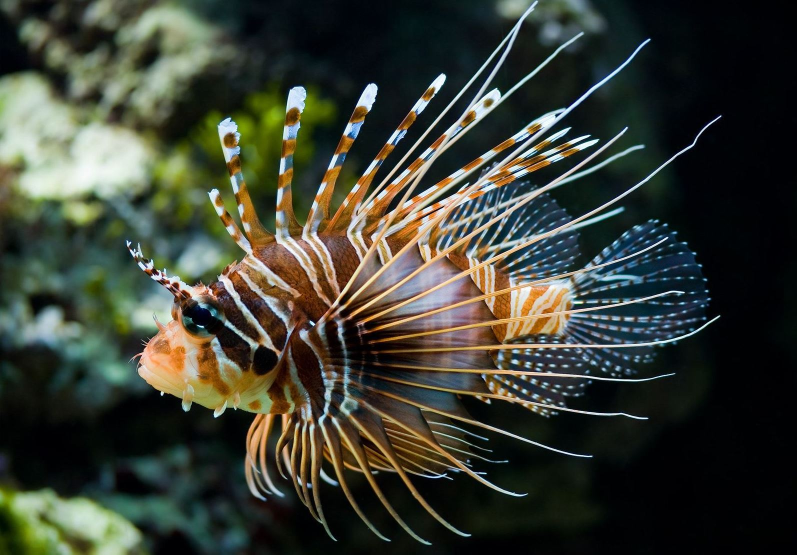
%> input picture Lab01_Option01/resources/Pic_12_1.jpg, 1594 x 1109 px (shown at 1/2 size)
$ octave Task02.m   (GNU Octave 9; MATLAB toolbox functions it lacks are replaced by stand-ins)
%> lines starting %> are read from the running program, lines starting %| are printed output that depends on the picture
% INPUT IMAGE
imgA = imread('resources/Pic_12_1.jpg');
%> imgA is the input picture: size 1109x1594x3 uint8; mean R, G, B 59.2, 63, 52.2
imshow(imgA); title('Original Image 1'); pause;

imgB = imread('resources/Pic_12_2.jpg');
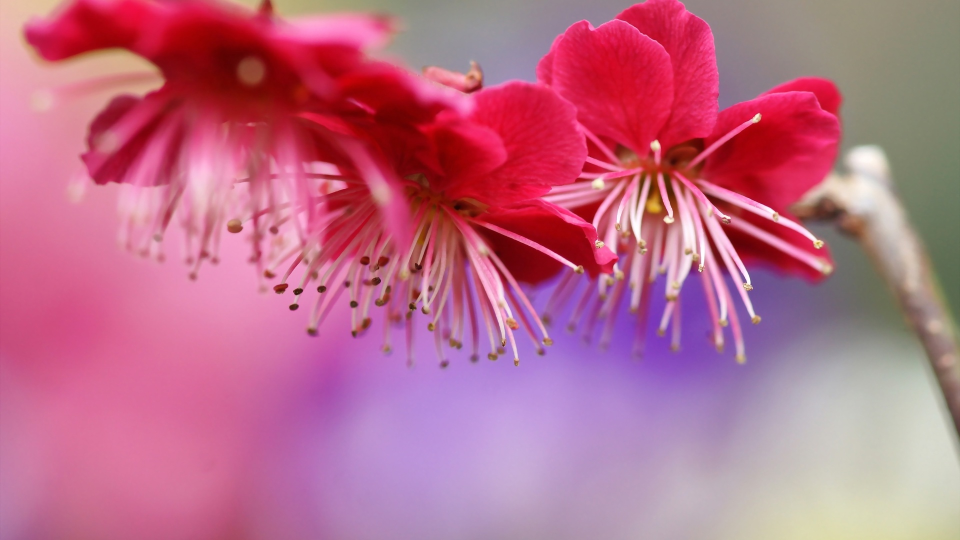
%> input picture Lab01_Option01/resources/Pic_12_2.jpg, 1920 x 1080 px (shown at 1/2 size)
%> imgB is the input picture: size 1080x1920x3 uint8; mean R, G, B 187, 107.9, 136.9
imshow(imgB); title('Original Image 2'); pause;

% COMPOSITE IMAGE
imgSize = [800 1200];
brightA = 0.5;

imgA = imresize(imgA, imgSize);
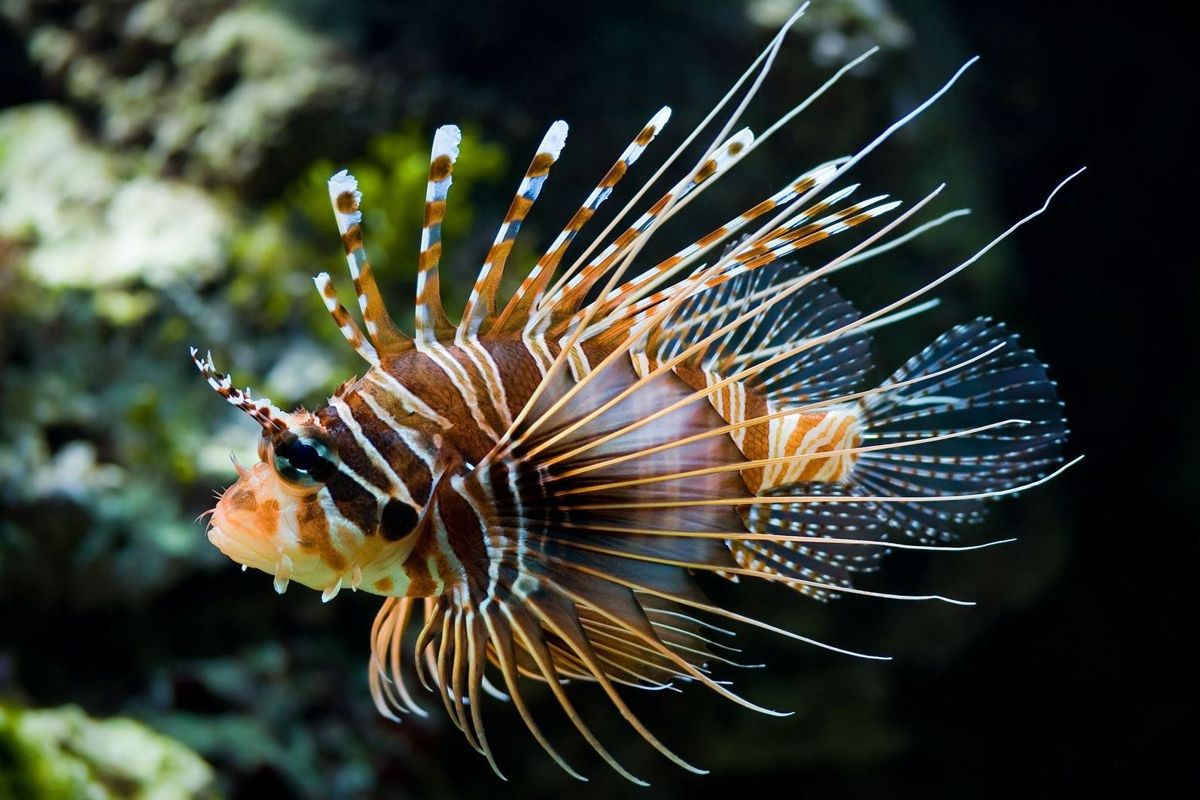
%> imgA: size 800x1200x3 uint8; mean R, G, B 59.2, 63, 52.2
imgB = imresize(imgB, imgSize);
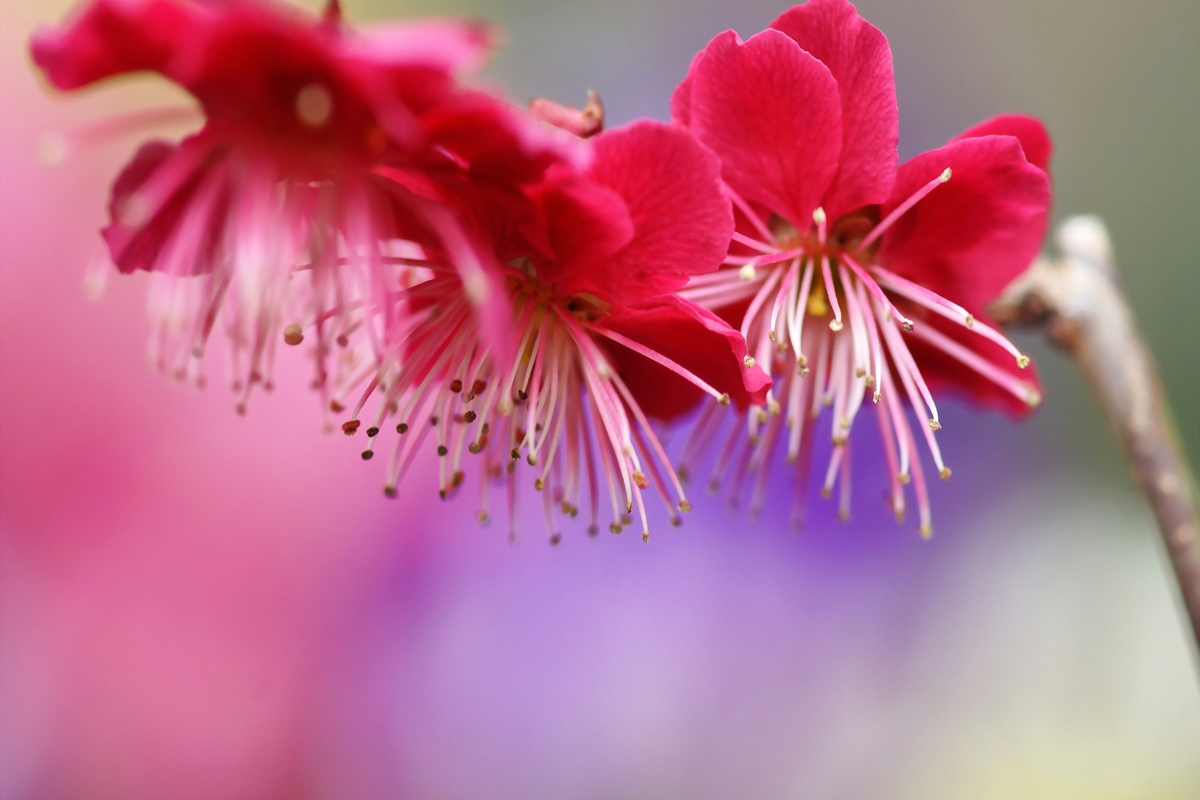
%> imgB: size 800x1200x3 uint8; mean R, G, B 187, 107.9, 136.9
imgComposite = (imgA*brightA)+(imgB*(1-brightA));
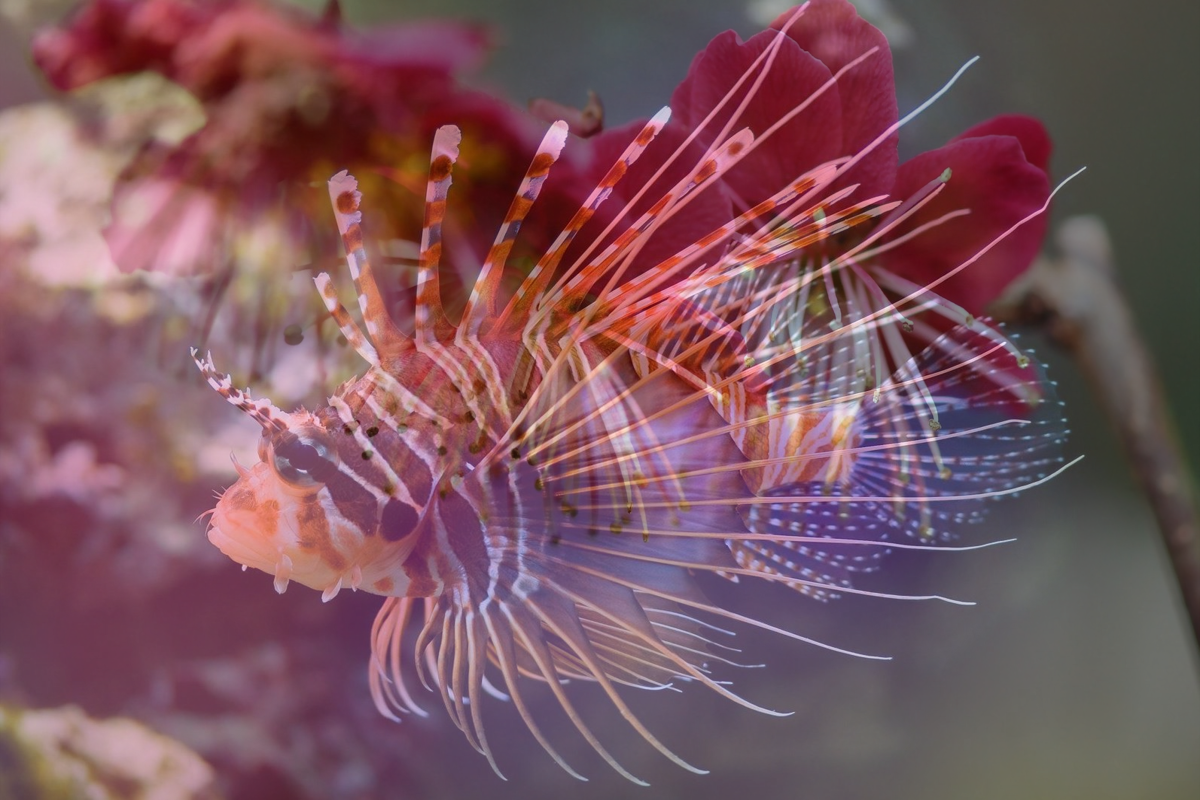
%> imgComposite: size 800x1200x3 uint8; mean R, G, B 123.6, 85.9, 95.1

imshow(imgComposite); title('Composite Image'); pause;
imwrite(imgComposite,'results/lab01_opt01_task02_01.jpg');
